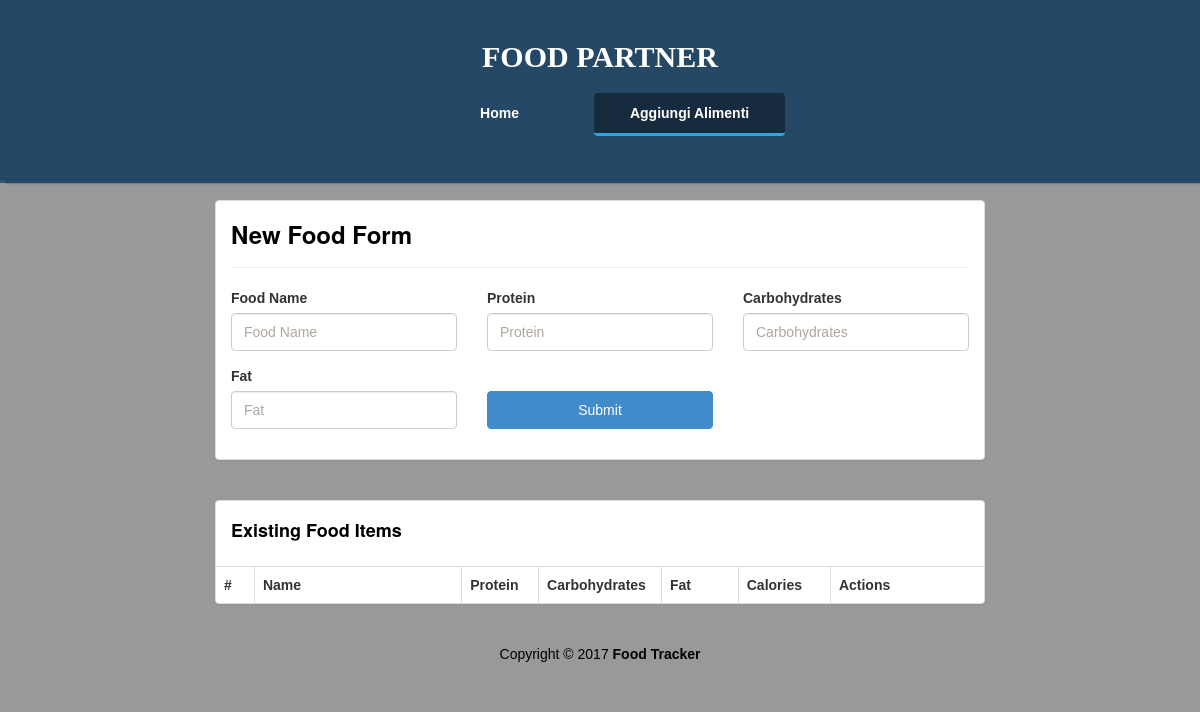
/add, run on an earlier commit of the app's database.
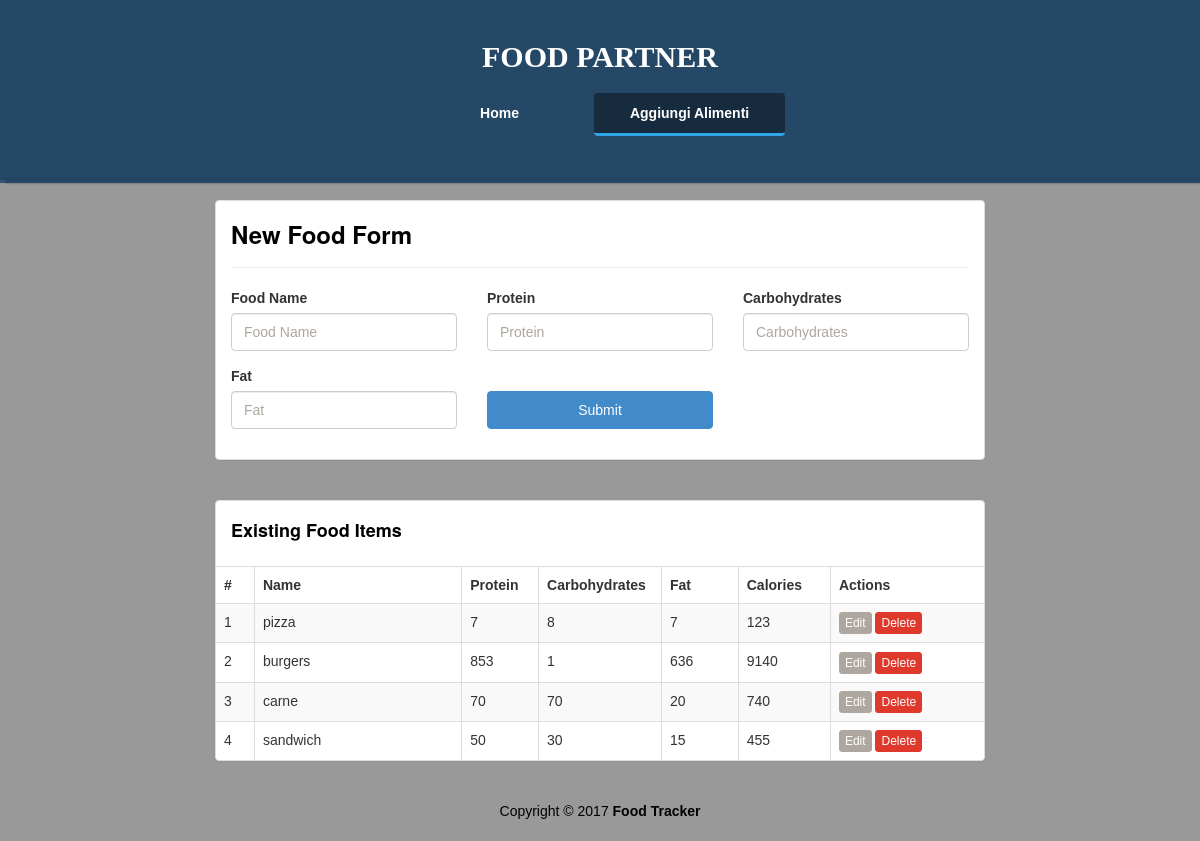
And on a later commit of the database.
### database/models.py (models this page shows)
class Alimenti(db.Model):
    __tablename__ = "Alimenti"
    id = db.Column(db.Integer, primary_key=True)
    name = db.Column(db.String(50), unique=True, nullable=False)
    proteins = db.Column(db.Integer, nullable=False)
    carbs = db.Column(db.Integer, nullable=False)
    fats = db.Column(db.Integer, nullable=False)
    @property
    def calories(self):
        return self.proteins * 4 + self.carbs * 4 + self.fats * 9

### main/routes.py (the view)
@main.route('/add', methods=['GET'])
def add():
    foods = Alimenti.query.all()
    return render_template('add.html', foods=foods, food=None)

### templates/add.html (shortened to what the changed rows need)
<!DOCTYPE html>
<html lang="en">
	<head>
		<link rel="stylesheet" href="/static/united.min.css" />
		<link rel="stylesheet" href="/static/styles.css" />
	</head>
	<body>
		<div class="container-fluid" id="wrapper">
			<div class="row" id="homeJumbo">
				<div class="col-lg-12">
					<h1>
						<a href="./">FOOD PARTNER</a>
					</h1>
				</div>
			</div>
			<div class="row t20">
				<div class="col-lg-8 col-lg-offset-2">
					<div class="panel panel-default">
						<div class="table-responsive">
							<table class="table table-striped table-hover table-bordered">
								<thead>
									<tr>
										<th style="width: 5%;">#</th>
										<th>Name</th>
										<th style="width: 10%;">Protein</th>
										<th style="width: 16%;">Carbohydrates</th>
										<th style="width: 10%;">Fat</th>
										<th style="width: 12%;">Calories</th>
										<th style="width: 20%;">Actions</th>
									</tr>
								</thead>
								<tbody>
									{% for food in foods %}
									<tr>
										<td>{{food.id}}</td><td>{{food.name}}</td><td>{{food.proteins}}</td>
										<td>{{food.carbs}}</td><td>{{food.fats}}</th><td>{{food.calories}}</td>
										<td>
											<a href="{{ url_for('main.edit_food', food_id=food.id)}}" class="btn btn-default btn-xs">
												 Edit
											</a>
											<a href="{{ url_for('main.delete_food', food_id=food.id)}}" class="btn btn-danger btn-xs">
												 Delete
											</a>
										</td>
									</tr>
									{% endfor%}
								</tbody>
							</table>
						</div>
					</div>
				</div>
			</div>
		</div>
	</body>
</html>

What changed in the data, as far as the page shows it:
added Alimenti: id "1", name "pizza", proteins "7", carbs "8", fats "7", calories "123"
added Alimenti: id "2", name "burgers", proteins "853", carbs "1", fats "636", calories "9140"
added Alimenti: id "3", name "carne", proteins "70", carbs "70", fats "20", calories "740"
added Alimenti: id "4", name "sandwich", proteins "50", carbs "30", fats "15", calories "455"
